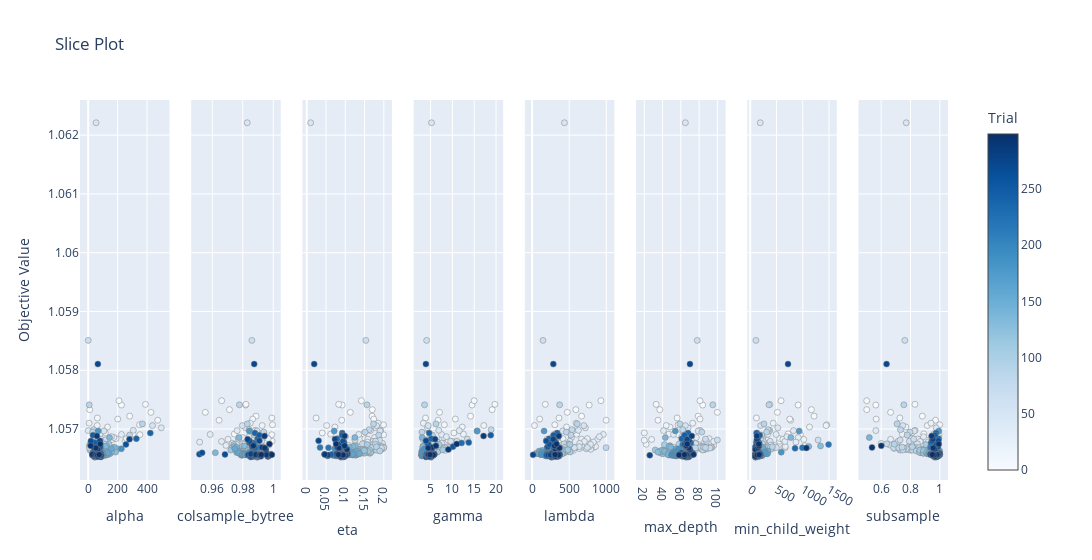

Notebook source saved alongside this figure:
### Code cell
op_viz.plot_slice(study)

### Figure 1 — Plotly figure (JSON) as saved in the notebook; plotly's stock layout.template omitted (floating-point values rounded to 4 significant figures; data arrays with more than 128 entries replaced by an {"elided": "..."} marker saying what was removed)
{"data": [{"marker": {"color": {"elided": "300 int values"}, "colorbar": {"title": {"text": "Trial"}, "x": 1, "xpad": 40}, "colorscale": [[0, "rgb(247,251,255)"], [0.125, "rgb(222,235,247)"], [0.25, "rgb(198,219,239)"], [0.375, "rgb(158,202,225)"], [0.5, "rgb(107,174,214)"], [0.625, "rgb(66,146,198)"], [0.75, "rgb(33,113,181)"], [0.875, "rgb(8,81,156)"], [1, "rgb(8,48,107)"]], "line": {"color": "Grey", "width": 0.5}, "showscale": true}, "mode": "markers", "name": "Feasible Trial", "showlegend": false, "type": "scatter", "x": {"elided": "300 float values"}, "xaxis": "x", "y": {"elided": "300 float values"}, "yaxis": "y"}, {"marker": {"color": {"elided": "300 int values"}, "colorbar": {"title": {"text": "Trial"}, "x": 1, "xpad": 40}, "colorscale": [[0, "rgb(247,251,255)"], [0.125, "rgb(222,235,247)"], [0.25, "rgb(198,219,239)"], [0.375, "rgb(158,202,225)"], [0.5, "rgb(107,174,214)"], [0.625, "rgb(66,146,198)"], [0.75, "rgb(33,113,181)"], [0.875, "rgb(8,81,156)"], [1, "rgb(8,48,107)"]], "line": {"color": "Grey", "width": 0.5}, "showscale": false}, "mode": "markers", "name": "Feasible Trial", "showlegend": false, "type": "scatter", "x": {"elided": "300 float values"}, "xaxis": "x2", "y": {"elided": "300 float values"}, "yaxis": "y2"}, {"marker": {"color": {"elided": "300 int values"}, "colorbar": {"title": {"text": "Trial"}, "x": 1, "xpad": 40}, "colorscale": [[0, "rgb(247,251,255)"], [0.125, "rgb(222,235,247)"], [0.25, "rgb(198,219,239)"], [0.375, "rgb(158,202,225)"], [0.5, "rgb(107,174,214)"], [0.625, "rgb(66,146,198)"], [0.75, "rgb(33,113,181)"], [0.875, "rgb(8,81,156)"], [1, "rgb(8,48,107)"]], "line": {"color": "Grey", "width": 0.5}, "showscale": false}, "mode": "markers", "name": "Feasible Trial", "showlegend": false, "type": "scatter", "x": {"elided": "300 float values"}, "xaxis": "x3", "y": {"elided": "300 float values"}, "yaxis": "y3"}, {"marker": {"color": {"elided": "300 int values"}, "colorbar": {"title": {"text": "Trial"}, "x": 1, "xpad": 40}, "colorscale": [[0, "rgb(247,251,255)"], [0.125, "rgb(222,235,247)"], [0.25, "rgb(198,219,239)"], [0.375, "rgb(158,202,225)"], [0.5, "rgb(107,174,214)"], [0.625, "rgb(66,146,198)"], [0.75, "rgb(33,113,181)"], [0.875, "rgb(8,81,156)"], [1, "rgb(8,48,107)"]], "line": {"color": "Grey", "width": 0.5}, "showscale": false}, "mode": "markers", "name": "Feasible Trial", "showlegend": false, "type": "scatter", "x": {"elided": "300 float values"}, "xaxis": "x4", "y": {"elided": "300 float values"}, "yaxis": "y4"}, {"marker": {"color": {"elided": "300 int values"}, "colorbar": {"title": {"text": "Trial"}, "x": 1, "xpad": 40}, "colorscale": [[0, "rgb(247,251,255)"], [0.125, "rgb(222,235,247)"], [0.25, "rgb(198,219,239)"], [0.375, "rgb(158,202,225)"], [0.5, "rgb(107,174,214)"], [0.625, "rgb(66,146,198)"], [0.75, "rgb(33,113,181)"], [0.875, "rgb(8,81,156)"], [1, "rgb(8,48,107)"]], "line": {"color": "Grey", "width": 0.5}, "showscale": false}, "mode": "markers", "name": "Feasible Trial", "showlegend": false, "type": "scatter", "x": {"elided": "300 float values"}, "xaxis": "x5", "y": {"elided": "300 float values"}, "yaxis": "y5"}, {"marker": {"color": {"elided": "300 int values"}, "colorbar": {"title": {"text": "Trial"}, "x": 1, "xpad": 40}, "colorscale": [[0, "rgb(247,251,255)"], [0.125, "rgb(222,235,247)"], [0.25, "rgb(198,219,239)"], [0.375, "rgb(158,202,225)"], [0.5, "rgb(107,174,214)"], [0.625, "rgb(66,146,198)"], [0.75, "rgb(33,113,181)"], [0.875, "rgb(8,81,156)"], [1, "rgb(8,48,107)"]], "line": {"color": "Grey", "width": 0.5}, "showscale": false}, "mode": "markers", "name": "Feasible Trial", "showlegend": false, "type": "scatter", "x": {"elided": "300 int values"}, "xaxis": "x6", "y": {"elided": "300 float values"}, "yaxis": "y6"}, {"marker": {"color": {"elided": "300 int values"}, "colorbar": {"title": {"text": "Trial"}, "x": 1, "xpad": 40}, "colorscale": [[0, "rgb(247,251,255)"], [0.125, "rgb(222,235,247)"], [0.25, "rgb(198,219,239)"], [0.375, "rgb(158,202,225)"], [0.5, "rgb(107,174,214)"], [0.625, "rgb(66,146,198)"], [0.75, "rgb(33,113,181)"], [0.875, "rgb(8,81,156)"], [1, "rgb(8,48,107)"]], "line": {"color": "Grey", "width": 0.5}, "showscale": false}, "mode": "markers", "name": "Feasible Trial", "showlegend": false, "type": "scatter", "x": {"elided": "300 int values"}, "xaxis": "x7", "y": {"elided": "300 float values"}, "yaxis": "y7"}, {"marker": {"color": {"elided": "300 int values"}, "colorbar": {"title": {"text": "Trial"}, "x": 1, "xpad": 40}, "colorscale": [[0, "rgb(247,251,255)"], [0.125, "rgb(222,235,247)"], [0.25, "rgb(198,219,239)"], [0.375, "rgb(158,202,225)"], [0.5, "rgb(107,174,214)"], [0.625, "rgb(66,146,198)"], [0.75, "rgb(33,113,181)"], [0.875, "rgb(8,81,156)"], [1, "rgb(8,48,107)"]], "line": {"color": "Grey", "width": 0.5}, "showscale": false}, "mode": "markers", "name": "Feasible Trial", "showlegend": false, "type": "scatter", "x": {"elided": "300 float values"}, "xaxis": "x8", "y": {"elided": "300 float values"}, "yaxis": "y8"}], "layout": {"title": {"text": "Slice Plot"}, "width": 2400, "xaxis": {"anchor": "y", "domain": [0, 0.1031], "title": {"text": "alpha"}}, "xaxis2": {"anchor": "y2", "domain": [0.1281, 0.2312], "title": {"text": "colsample_bytree"}}, "xaxis3": {"anchor": "y3", "domain": [0.2562, 0.3594], "title": {"text": "eta"}}, "xaxis4": {"anchor": "y4", "domain": [0.3844, 0.4875], "title": {"text": "gamma"}}, "xaxis5": {"anchor": "y5", "domain": [0.5125, 0.6156], "title": {"text": "lambda"}}, "xaxis6": {"anchor": "y6", "domain": [0.6406, 0.7438], "title": {"text": "max_depth"}}, "xaxis7": {"anchor": "y7", "domain": [0.7688, 0.8719], "title": {"text": "min_child_weight"}}, "xaxis8": {"anchor": "y8", "domain": [0.8969, 1], "title": {"text": "subsample"}}, "yaxis": {"anchor": "x", "domain": [0, 1], "title": {"text": "Objective Value"}}, "yaxis2": {"anchor": "x2", "domain": [0, 1], "matches": "y", "showticklabels": false}, "yaxis3": {"anchor": "x3", "domain": [0, 1], "matches": "y", "showticklabels": false}, "yaxis4": {"anchor": "x4", "domain": [0, 1], "matches": "y", "showticklabels": false}, "yaxis5": {"anchor": "x5", "domain": [0, 1], "matches": "y", "showticklabels": false}, "yaxis6": {"anchor": "x6", "domain": [0, 1], "matches": "y", "showticklabels": false}, "yaxis7": {"anchor": "x7", "domain": [0, 1], "matches": "y", "showticklabels": false}, "yaxis8": {"anchor": "x8", "domain": [0, 1], "matches": "y", "showticklabels": false}}}
